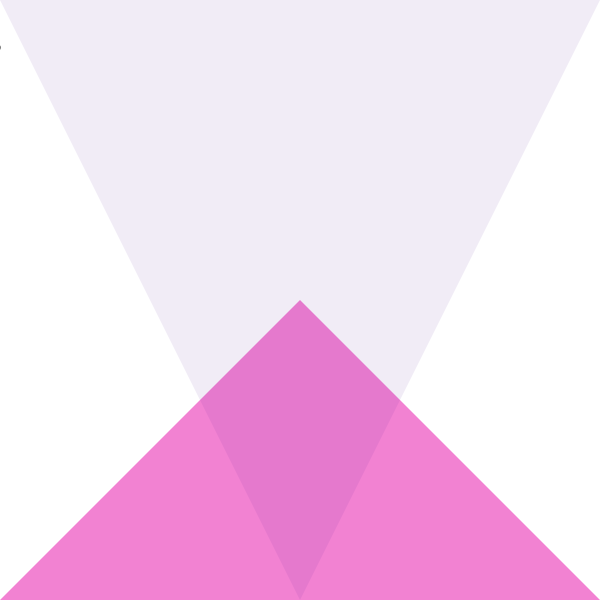
Frame 1 (no input)
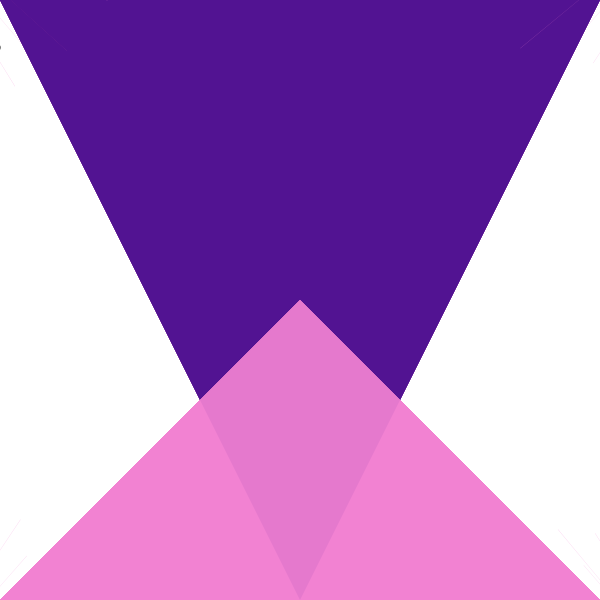
Frame 60 (the mouse pressed at the canvas centre just before this capture)
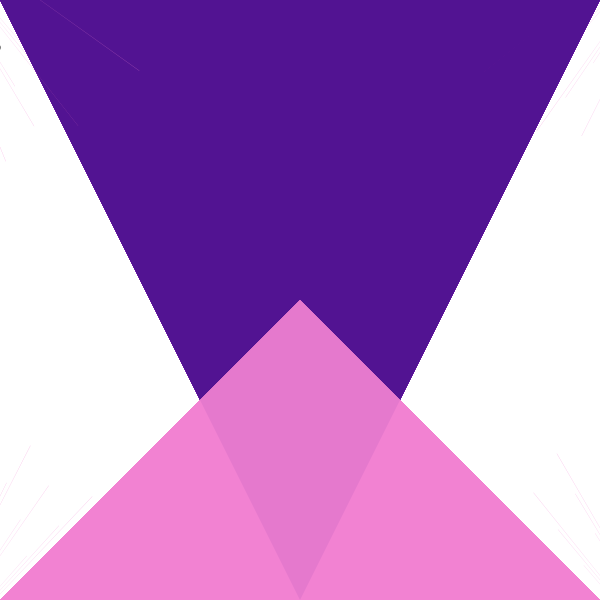
Frame 120 (the mouse held since frame 60 and released just before this capture)

The Processing sketch that drew these frames (run headless with seeded random() and noise(); from frame 60 on, the mouse is pressed at the canvas centre):

// Processing sketch: processing_82889
// ── processing_82889.pde

//Variable de couleur
int a;
//Rayon du cercle
int R;
//Centre du cercle
int xc;
int yc;
//angle qui détermine la position de l'arc
float angle1=mouseX;

 
void setup()
{
  
   strokeWeight(12);
  background(255);
  size (600,600);
  //on déclare les variables
  a=(#F282D2);
  R=height-250;
  xc=width/2;
  yc=height/2;
  frameRate(2900);
   
  
}
 
 
void draw()
{
 
   smooth();
   fill(a);
  
 //On definit l'arc.
   angle1=(angle1+TWO_PI)%TWO_PI;
    
 //On trace le premier arc.
   arc (xc-400,yc+400,R,R,(angle1+frameCount)%TWO_PI,(angle1+frameCount+PI/5000)%TWO_PI);
   arc (xc-400,yc-400,R,R,(angle1+frameCount)%TWO_PI,(angle1+frameCount+PI/5000)%TWO_PI);
   arc (xc+400,yc-400,R,R,(angle1+frameCount)%TWO_PI,(angle1+frameCount+PI/5000)%TWO_PI);
   arc (xc+400,yc+400,R,R,(angle1+frameCount)%TWO_PI,(angle1+frameCount+PI/5000)%TWO_PI);

 noStroke();
 triangle(300,300,600,600,0,600);
 fill(81,7,142,20);
 triangle(300,600,600,0,0,0);

 //On augmente le rayon de 2 a chaques frame. 
 
  R = R+2;
 
//Je creer deux boucles à deux conditions.
//La première, si le rayon R = 8000 ET si le trait est blanc alors.
 if (R == 4000 & a == #BC5252) {
//On met le rayon à 0 et on change la couleur du trait en noir.  
  R = 0;
  a=(#F282D2);
 }
  
//La seconde, si le rayon R = 8000 ET si le trait est noir alors.
 if (R == 4000 & a == 0) {
//On met le rayon à 0 et on change la couleur du trait en blanc.    
  R = 0;
  a=(#BC5252);

 }
 
//On a ainsi une infinité de passages entre noir et blanc.
}
